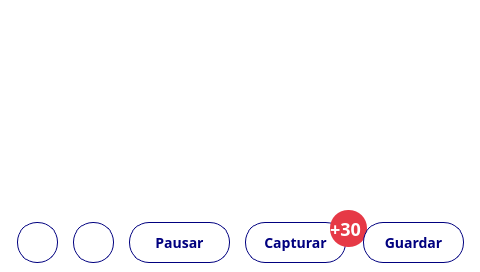
<?xml version="1.0" encoding="UTF-8"?>
<ui version="4.0">
 <class>MainWindow</class>
 <widget class="QMainWindow" name="MainWindow">
  <property name="geometry">
   <rect>
    <x>0</x>
    <y>0</y>
    <width>480</width>
    <height>272</height>
   </rect>
  </property>
  <property name="windowTitle">
   <string>MainWindow</string>
  </property>
  <property name="styleSheet">
   <string notr="true">QLabel {
	font-family: Poppins;
	font-size: 16px;
}

QWidget {
	background-color: white;
}

QPushButton {
	border: 1px solid #00007f;
	background-color: white;
	color: #00007f;
	font-size: 14px;
	font-family: Poppins;
	font-weight: 500;
}

</string>
  </property>
  <widget class="QWidget" name="centralwidget">
   <widget class="QPushButton" name="pauseBtn">
    <property name="geometry">
     <rect>
      <x>129</x>
      <y>222</y>
      <width>101</width>
      <height>41</height>
     </rect>
    </property>
    <property name="styleSheet">
     <string notr="true">border-radius: 20px;</string>
    </property>
    <property name="text">
     <string>Pausar</string>
    </property>
   </widget>
   <widget class="QPushButton" name="backBtn">
    <property name="geometry">
     <rect>
      <x>17</x>
      <y>222</y>
      <width>41</width>
      <height>41</height>
     </rect>
    </property>
    <property name="styleSheet">
     <string notr="true">	height: 40px;
	border-radius: 20px;
	border: 1px solid #00007f;
	background-color: white;
	color: #00007f;
	font-weight: 500;
	font-size: 16px;</string>
    </property>
    <property name="text">
     <string/>
    </property>
   </widget>
   <widget class="QPushButton" name="captureBtn">
    <property name="geometry">
     <rect>
      <x>245</x>
      <y>222</y>
      <width>101</width>
      <height>41</height>
     </rect>
    </property>
    <property name="styleSheet">
     <string notr="true">border-radius: 20px;</string>
    </property>
    <property name="text">
     <string>Capturar</string>
    </property>
   </widget>
   <widget class="QLabel" name="captureCountLbl">
    <property name="geometry">
     <rect>
      <x>330</x>
      <y>210</y>
      <width>37</width>
      <height>37</height>
     </rect>
    </property>
    <property name="styleSheet">
     <string notr="true">background-color: #e63946;
font-size: 18px;
font-weight: bold;
color: white;
border-radius: 18px;
</string>
    </property>
    <property name="text">
     <string>+30</string>
    </property>
   </widget>
   <widget class="QWidget" name="indicatorsWidget" native="true">
    <property name="geometry">
     <rect>
      <x>0</x>
      <y>0</y>
      <width>481</width>
      <height>211</height>
     </rect>
    </property>
   </widget>
   <widget class="QPushButton" name="optionsBtn">
    <property name="geometry">
     <rect>
      <x>73</x>
      <y>222</y>
      <width>41</width>
      <height>41</height>
     </rect>
    </property>
    <property name="styleSheet">
     <string notr="true">	height: 40px;
	border-radius: 20px;
	border: 1px solid #00007f;
	background-color: white;
	color: #00007f;
	font-weight: 500;
	font-size: 16px;</string>
    </property>
    <property name="text">
     <string/>
    </property>
   </widget>
   <widget class="QPushButton" name="saveBtn">
    <property name="geometry">
     <rect>
      <x>363</x>
      <y>222</y>
      <width>101</width>
      <height>41</height>
     </rect>
    </property>
    <property name="styleSheet">
     <string notr="true">border-radius: 20px;</string>
    </property>
    <property name="text">
     <string>Guardar</string>
    </property>
   </widget>
   <zorder>indicatorsWidget</zorder>
   <zorder>pauseBtn</zorder>
   <zorder>backBtn</zorder>
   <zorder>captureBtn</zorder>
   <zorder>captureCountLbl</zorder>
   <zorder>optionsBtn</zorder>
   <zorder>saveBtn</zorder>
  </widget>
 </widget>
 <resources/>
 <connections/>
</ui>
